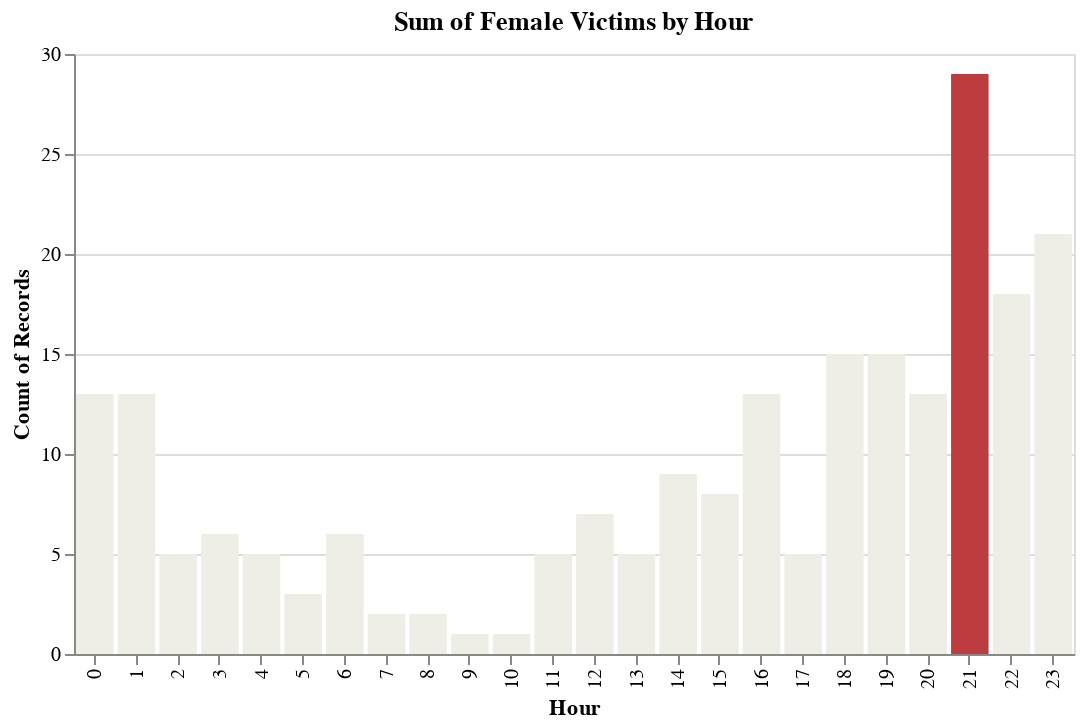

Express this chart as Vega-Lite.
### Vega-Lite specification from a JSON file in a GitHub repository (floating-point values rounded to 4 significant figures; data arrays with more than 128 entries replaced by an {"elided": "..."} marker saying what was removed)
{"config": {"view": {"continuousWidth": 400, "continuousHeight": 300}}, "data": {"name": "data-b051fc6423c9f16b9f4de2e49f83face"}, "mark": "bar", "encoding": {"color": {"condition": {"value": "#bc3c40", "test": "(datum.Hour === 21)"}, "value": "#eeede6"}, "x": {"type": "ordinal", "field": "Hour"}, "y": {"type": "quantitative", "aggregate": "count", "field": "race"}}, "title": "Sum of Female Victims by Hour", "width": 500, "$schema": "https://vega.github.io/schema/vega-lite/v4.8.1.json", "datasets": {"data-b051fc6423c9f16b9f4de2e49f83face": {"elided": "220 records"}}}
